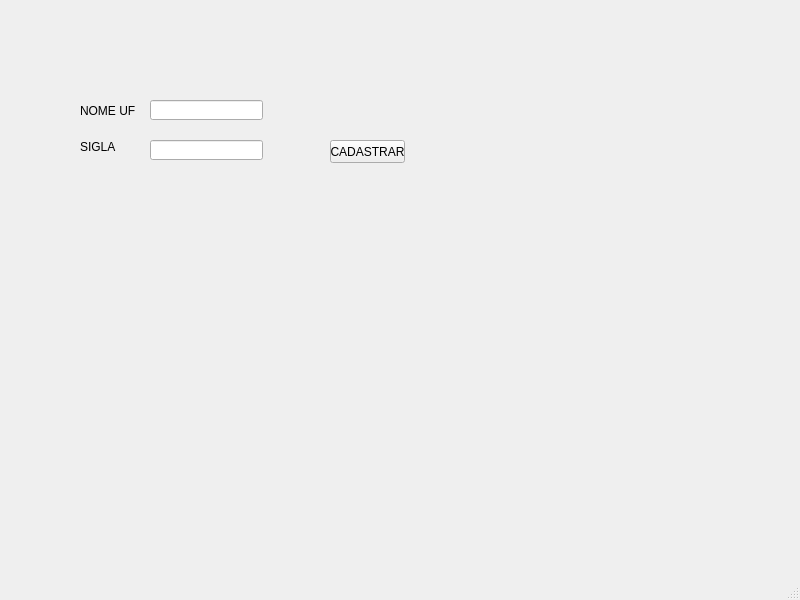
<?xml version="1.0" encoding="UTF-8"?>
<ui version="4.0">
 <class>MainCadastroUf</class>
 <widget class="QMainWindow" name="MainCadastroUf">
  <property name="geometry">
   <rect>
    <x>0</x>
    <y>0</y>
    <width>800</width>
    <height>600</height>
   </rect>
  </property>
  <property name="windowTitle">
   <string>MainWindow</string>
  </property>
  <widget class="QWidget" name="centralwidget">
   <widget class="QLineEdit" name="nmUf">
    <property name="geometry">
     <rect>
      <x>150</x>
      <y>100</y>
      <width>113</width>
      <height>20</height>
     </rect>
    </property>
   </widget>
   <widget class="QLabel" name="label">
    <property name="geometry">
     <rect>
      <x>80</x>
      <y>100</y>
      <width>71</width>
      <height>21</height>
     </rect>
    </property>
    <property name="text">
     <string>NOME UF</string>
    </property>
   </widget>
   <widget class="QLineEdit" name="dsSigla">
    <property name="geometry">
     <rect>
      <x>150</x>
      <y>140</y>
      <width>113</width>
      <height>20</height>
     </rect>
    </property>
   </widget>
   <widget class="QLabel" name="label_2">
    <property name="geometry">
     <rect>
      <x>80</x>
      <y>140</y>
      <width>47</width>
      <height>13</height>
     </rect>
    </property>
    <property name="text">
     <string>SIGLA</string>
    </property>
   </widget>
   <widget class="QPushButton" name="botaoCadastrarUf">
    <property name="geometry">
     <rect>
      <x>330</x>
      <y>140</y>
      <width>75</width>
      <height>23</height>
     </rect>
    </property>
    <property name="text">
     <string>CADASTRAR</string>
    </property>
   </widget>
  </widget>
  <widget class="QMenuBar" name="menubar">
   <property name="geometry">
    <rect>
     <x>0</x>
     <y>0</y>
     <width>800</width>
     <height>21</height>
    </rect>
   </property>
  </widget>
  <widget class="QStatusBar" name="statusbar"/>
 </widget>
 <resources/>
 <connections/>
</ui>
